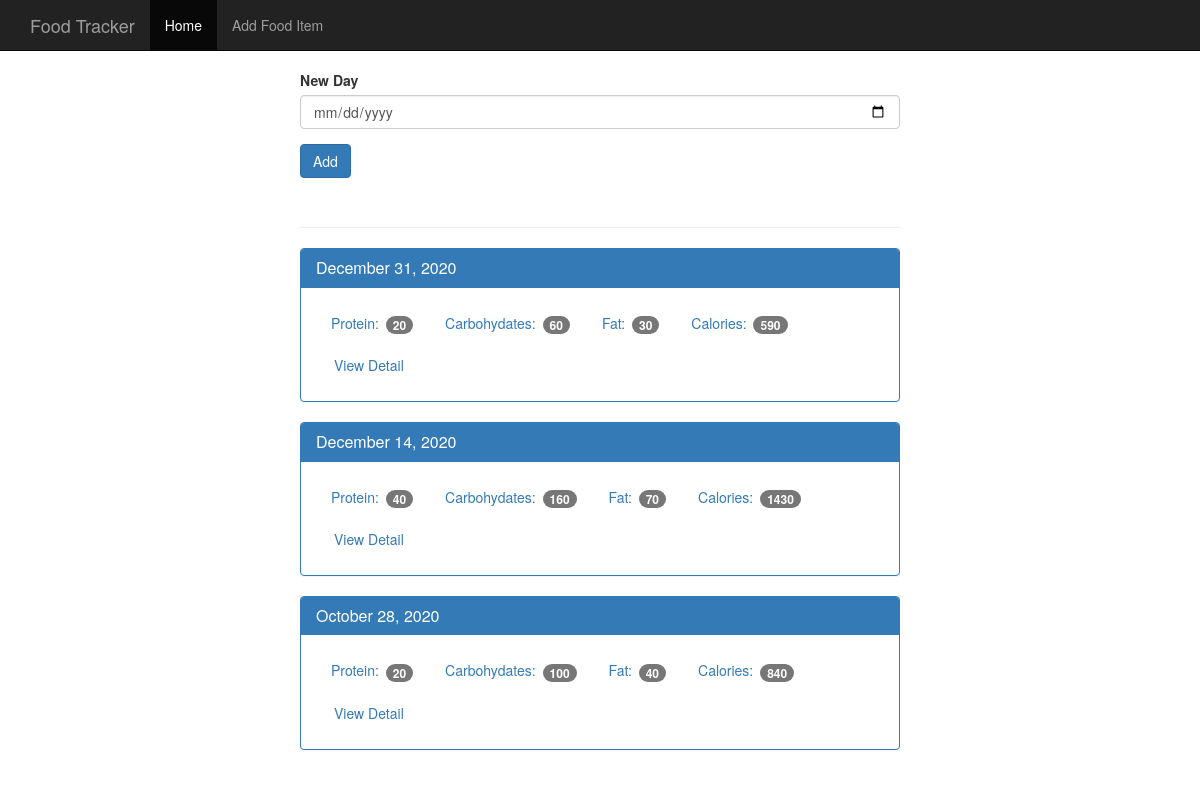
The page / on the database its author committed.
### tables this page shows
CREATE TABLE date(
    id integer primary key autoincrement,
    entry_date date not null
);

### app.py (the view)
@app.route('/',methods = ['GET','POST'])
def index():
    db = get_db()
    if request.method == 'POST':
        date = request.form['date']
        dt = datetime.strptime(date,'%Y-%m-%d')
        database_date = datetime.strftime(dt,'%Y%m%d')
        db.execute('insert into date (entry_date) values (?)',[database_date])
        db.commit()
    cur = db.execute('select date.entry_date, sum(food.protein) as protein, sum(food.carbohydrates) as carbohydrates\
        , sum(food.fat) as fat, sum(food.calories) as calories \
        from date join food_date on food_date.log_date_id = date.id \
            join food on food.id = food_date.food_id group by date.id order by date.entry_date desc')
    results = cur.fetchall()
    r1 = []
    for i in results:
        sd = {}
        sd['date'] = i['entry_date']
        sd['protein'] = i['protein']
        sd['carbohydrates'] = i['carbohydrates']
        sd['fat'] = i['fat']
        sd['calories'] = i['calories']
        d = datetime.strptime(str(i['entry_date']),'%Y%m%d')
        sd['entry_date'] = datetime.strftime(d,'%B %d, %Y')
        r1.append(sd)
    return render_template('home.html',results = r1)

### app.py (called while the page is built)
def connect_db():
    sql = sqlite3.connect('food_data.db')
    sql.row_factory = sqlite3.Row
    return sql

def get_db():
    if not hasattr(g,'sqlite3'):
        g.sqlite_db = connect_db()
    return g.sqlite_db

### templates/home.html (shortened to what this page needs)
<!DOCTYPE html>
<html lang="en">
  <head>
    <link href="{{url_for('static', filename = 'bootstrap.min.css') }}" rel="stylesheet">
    <link href="{{url_for('static', filename = 'theme.css') }}" rel="stylesheet">
  </head>
  <body>
    <nav class="navbar navbar-inverse navbar-fixed-top">
      <div class="container">
        <div class="navbar-header">
          <a class="navbar-brand" href="{{url_for('index')}}">Food Tracker</a>
        </div>
        <div id="navbar" class="navbar-collapse collapse">
          <ul class="nav navbar-nav">
            <li class="active"><a href="{{url_for('index')}}">Home</a></li>
            <li><a href="{{url_for('add_food')}}">Add Food Item</a></li>
          </ul>
        </div>
      </div>
    </nav>
    <div class="container theme-showcase col-sm-6 col-sm-offset-3" role="main">
      <div class="row">
        <div>
          <form method="POST" action="/">
            <div class="form-group">
              <label for="new-day">New Day</label>
              <input type="date" class="form-control" name = "date" id="new-day">
            </div>
            <button type="submit" class="btn btn-primary">Add</button>
          </form>
          <div class="page-header"></div>
          {% for i in results %}
          <div class="panel panel-primary">
            <div class="panel-heading">
              <h3 class="panel-title">{{i.entry_date}}</h3>
            </div>
            <div class="panel-body">
              <ul class="nav nav-pills" role="tablist">
                <li><a>Protein: <span class="badge">{{i.protein}}</span></a></li>
                <li><a>Carbohydates: <span class="badge">{{i.carbohydrates}}</span></a></li>
                <li><a>Fat: <span class="badge">{{i.fat}}</span></a></li>
                <li><a>Calories: <span class="badge">{{i.calories}}</span></a></li>
                <li><a href="{{url_for('view',date = i.date)}}" type="button" class="btn btn-link">View Detail</a></li>
              </ul>
            </div>
          </div>
          {% endfor %}
        </div>
      </div>
    </div>
  </body>
</html>

### static/theme.css (style rules this page uses)
body { padding-top: 70px; padding-bottom: 30px; }

### rows shown on the page
date: entry_date "December 31, 2020", protein "20", carbohydrates "60", fat "30", calories "590"
date: entry_date "December 14, 2020", protein "40", carbohydrates "160", fat "70", calories "1430"
date: entry_date "October 28, 2020", protein "20", carbohydrates "100", fat "40", calories "840"
